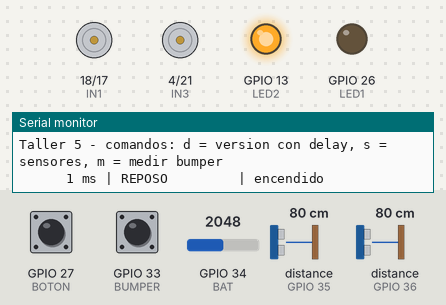
The sketch below on a simulated ESP32. Parts: motor-driver pin pairs drawn as motors (green arrow = first pin HIGH = forward, orange = second pin HIGH = backward, longer = more drive, scaled by the enable pin), output pins drawn as LEDs (lit = HIGH), the last lines printed to the serial monitor. Wiring (inferred from the names in the program): 2 × ultrasonic range finder: trigger GPIO 22, echo GPIO 36 / trigger GPIO 32, echo GPIO 35. Dashed ring = blinking. Inputs (shaded band) come from the test bench; at power-on: GPIO 27 (BOTON) HIGH, GPIO 33 (BUMPER) HIGH, GPIO 34 (BAT) = 2048, distance to the obstacle (sensors on GPIO 35, GPIO 36) 80 cm. The echo pulse lasts 58.3 µs per cm; pins used as bus, display or sensor lines are not drawn.

Above: at 1.2 s.
1.3 s: GPIO 27 (BOTON) pulled LOW for 0.15 s
At 2.1 s:
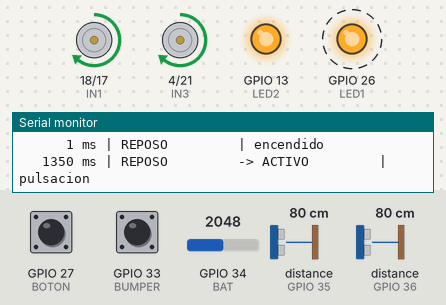
4.3 s: GPIO 33 (BUMPER) pulled LOW for 0.15 s
At 5.5 s:
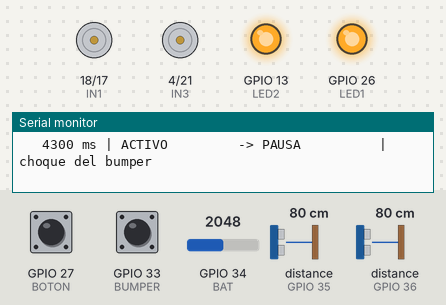
5.9 s: GPIO 34 (BAT) set to 2227
7.4 s: GPIO 34 (BAT) set to 2339
At 8.0 s:
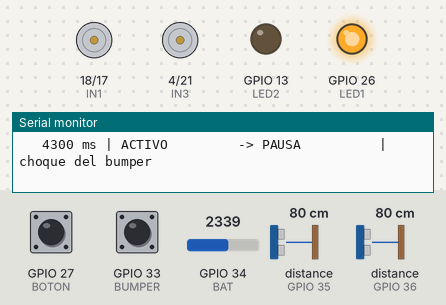
8.9 s: GPIO 27 (BOTON) pulled LOW for 1 s
At 10.3 s:
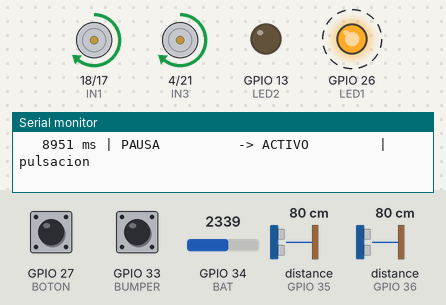
11.9 s: distance to the obstacle (sensor on GPIO 35) set to 21 cm
14.9 s: distance to the obstacle (sensor on GPIO 35) set to 17 cm
At 15.7 s:
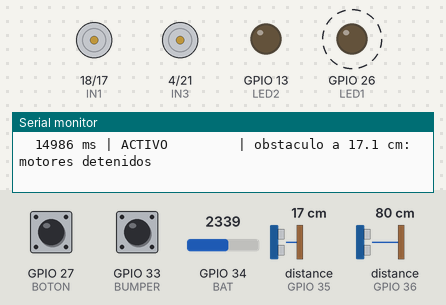
Timing chart, 0 to 18.9 s (numbered marks = the images above; inputs shaded):
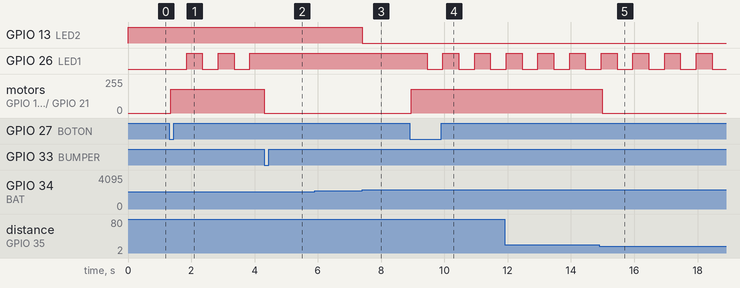

Measured:
- the behaviour switches between 2285 and 2286 on GPIO 34 (BAT) (found by bisection; images 2 and 3)
- the behaviour switches between 20 and 19 cm on distance to the obstacle (sensor on GPIO 35) (found by bisection; images 4 and 5)
- after the input at 1.3 s, GPIO 26 (LED1): alternates HIGH for 0.50 s and LOW for 0.50 s, starting after 0.55 s; motor on GPIO 18 (IN1) / GPIO 17 (IN2), motor on GPIO 4 (IN3) / GPIO 21 (IN4): stopped → forward 179/255 after 0.05 s
- after the input at 4.3 s, GPIO 26 (LED1): stops changing and stays HIGH; motor on GPIO 18 (IN1) / GPIO 17 (IN2), motor on GPIO 4 (IN3) / GPIO 21 (IN4): forward 179/255 → stopped at once
- after the input at 5.9 s, every drawn part: stays the same
- after the input at 7.4 s, GPIO 13 (LED2): HIGH → LOW at once
- after the input at 8.9 s, GPIO 26 (LED1): alternates HIGH for 0.50 s and LOW for 0.50 s, starting after 0.55 s; motor on GPIO 18 (IN1) / GPIO 17 (IN2), motor on GPIO 4 (IN3) / GPIO 21 (IN4): stopped → forward 179/255 after 0.05 s
- after the input at 14.9 s, motor on GPIO 18 (IN1) / GPIO 17 (IN2), motor on GPIO 4 (IN3) / GPIO 21 (IN4): forward 179/255 → stopped after 0.09 s

The sketch:

T5_Maquina_estados.ino
```cpp
// Taller 5 - Coordinacion de entradas y salidas (ESP32, arduino-esp32 3.x)
// Maquina de estados sin delay(): REPOSO, ACTIVO, PAUSA y ALERTA_BATERIA.
// El potenciometro representa la bateria, el pulsador es el boton de arranque y los
// LED son los indicadores. Integra los ultrasonicos (Taller 4), los motores (Taller 3)
// y el bumper por interrupcion.
// Comandos por el monitor serie:
//   d -> alterna la version con delay(200), solo para comparar (procedimiento 4)
//   s -> activa o desactiva los sensores y los motores (reto 5)
//   m -> compara la respuesta al bumper con sondeo y con interrupcion (reto 7)

// ---------------- pines ----------------
const int BOTON = 27, BUMPER = 33;               // entradas con pull-up interna
const int BAT = 34;                              // potenciometro que representa la bateria
const int LED1 = 26, LED2 = 13;                  // LED 1: estado, LED 2: bateria
const int TRIG_F = 32, ECHO_F = 35, TRIG_L = 22, ECHO_L = 36;   // ultrasonicos
const int ENA = 19, IN1 = 18, IN2 = 17;          // motor izquierdo
const int ENB = 16, IN3 = 4, IN4 = 21;           // motor derecho
const int PRUEBA = 23;                           // unido al bumper: simula choques (reto 7)

// ---------------- parametros ----------------
const int ADC_AVISO = 2286;                      // aviso del reto 6 del Taller 2: enciende el LED 2
const int ADC_CORTE = 1000;                      // por debajo: entra a ALERTA_BATERIA
const int ADC_SALIDA = 1200;                     // por encima: sale de ALERTA_BATERIA (histeresis)
const unsigned long T_PARPADEO = 500;            // 500 ms encendido + 500 ms apagado = 1 Hz
const unsigned long T_REBOTE = 50;               // ms que el pulsador debe estar estable
const unsigned long T_SENSOR = 60;               // ms entre disparos de los ultrasonicos
const unsigned long TIMEOUT_ECO = 12000;         // us: espera maxima del eco (~2 m)
const float D_PARAR = 20.0, D_SEGUIR = 25.0;     // cm: se detiene y vuelve a avanzar
const int VEL = 180;                             // ciclo util de avance (0 a 255)

enum Estado { REPOSO, ACTIVO, PAUSA, ALERTA_BATERIA };
const char* NOMBRE[] = {"REPOSO", "ACTIVO", "PAUSA", "ALERTA_BATERIA"};
Estado estado = REPOSO;

// ---------------- variables ----------------
volatile bool choque = false;                    // la escribe la interrupcion del bumper
volatile bool sondeoPendiente = false;           // el sondeo aun no ha visto el ultimo choque
volatile unsigned long tChoque = 0;              // micros() en el instante del choque

int adcBat = 4095;
float distF = 999, distL = 999;
bool obstaculo = false, sensores = true, conDelay = false, led1 = false;
unsigned long tParpadeo = 0, tSensor = 0;
bool turnoFrontal = true;
char txt[48];

// medicion del tiempo de ciclo (procedimiento 4)
unsigned long tLoopAnterior = 0, peorCiclo = 0, tVentana = 0;

// comparacion sondeo contra interrupcion (reto 7)
const int N_PRUEBAS = 20;                        // choques simulados por medicion
bool midiendo = false, lineaAbajo = false;
int pruebasHechas = 0, vistosSondeo = 0;
unsigned long tPrueba = 0, peorSondeo = 0, sumaSondeo = 0;

// ---------------- interrupcion ----------------
void IRAM_ATTR isrBumper() {                     // corta: solo guarda el instante y avisa
  if (!choque) { tChoque = micros(); choque = true; sondeoPendiente = true; }
}

// ---------------- registro de transiciones ----------------
void registrar(const char* evento) {
  Serial.printf("%7lu ms | %-14s | %s\n", millis(), NOMBRE[estado], evento);
}
void cambiar(Estado nuevo, const char* evento) {
  Serial.printf("%7lu ms | %-14s -> %-14s | %s\n", millis(), NOMBRE[estado], NOMBRE[nuevo], evento);
  estado = nuevo;
  tParpadeo = millis();
}

// ---------------- actuadores ----------------
void motores(int duty) {                         // duty > 0 avanza, 0 detiene
  digitalWrite(IN1, duty > 0); digitalWrite(IN2, LOW);
  digitalWrite(IN3, duty > 0); digitalWrite(IN4, LOW);
  ledcWrite(ENA, duty); ledcWrite(ENB, duty);
}

// ---------------- entradas ----------------
// antirrebote sin bloqueo: devuelve true una sola vez por pulsacion
bool leerPulsacion() {
  static int estable = HIGH, anterior = HIGH;
  static unsigned long tCambio = 0;
  int lectura = digitalRead(BOTON);
  if (lectura != anterior) { anterior = lectura; tCambio = millis(); }
  if (millis() - tCambio >= T_REBOTE && lectura != estable) {
    estable = lectura;
    if (estable == LOW) return true;             // pulsacion validada
  }
  return false;
}

float medir(int trig, int echo) {
  digitalWrite(trig, LOW);  delayMicroseconds(2);
  digitalWrite(trig, HIGH); delayMicroseconds(10);
  digitalWrite(trig, LOW);
  unsigned long t = pulseIn(echo, HIGH, TIMEOUT_ECO);
  if (t == 0) return 999;                        // sin eco: nada al frente
  return t / 58.0;
}

// los dos ultrasonicos se disparan por turnos cada 60 ms (Taller 4, reto 4)
void leerSensores() {
  if (!sensores || millis() - tSensor < T_SENSOR) return;
  tSensor = millis();
  if (turnoFrontal) distF = medir(TRIG_F, ECHO_F);
  else              distL = medir(TRIG_L, ECHO_L);
  turnoFrontal = !turnoFrontal;
}

// ---------------- comandos por serie ----------------
void comandos() {
  if (!Serial.available()) return;
  char c = Serial.read();
  if (c == 'd') {
    conDelay = !conDelay;
    peorCiclo = 0; tVentana = millis();
    Serial.printf("Version con delay(200): %s\n", conDelay ? "SI" : "NO");
  } else if (c == 's') {
    sensores = !sensores;
    peorCiclo = 0; tVentana = millis();
    Serial.printf("Sensores y motores: %s\n", sensores ? "ACTIVADOS" : "DESACTIVADOS");
  } else if (c == 'm') {
    midiendo = true; lineaAbajo = false; sondeoPendiente = false;
    pruebasHechas = 0; vistosSondeo = 0; peorSondeo = 0; sumaSondeo = 0; tPrueba = millis();
  }
}

// ---------------- reto 7: sondeo contra interrupcion ----------------
// La interrupcion guarda el instante exacto del choque. El sondeo revisa el pin una vez
// por vuelta del loop; la diferencia entre los dos es lo que tarda el sondeo en enterarse.
void reto7() {
  if (!midiendo) return;
  if (sondeoPendiente && digitalRead(BUMPER) == LOW) {       // sondeo: una lectura por vuelta
    sondeoPendiente = false;
    unsigned long retraso = micros() - tChoque;
    sumaSondeo += retraso; vistosSondeo++;
    if (retraso > peorSondeo) peorSondeo = retraso;
  }
  unsigned long t = millis();
  if (!lineaAbajo && t - tPrueba >= 150) {                   // nuevo choque simulado
    if (pruebasHechas == N_PRUEBAS) {
      Serial.printf("%7lu ms | reto 7 | %d choques, sensores: %s\n",
                    millis(), N_PRUEBAS, sensores ? "SI" : "NO");
      Serial.printf("          interrupcion: registra el choque en el instante del flanco\n");
      Serial.printf("          sondeo: lo ve %lu us despues en promedio y %lu us en el peor caso\n",
                    sumaSondeo / max(vistosSondeo, 1), peorSondeo);
      midiendo = false;
      return;
    }
    pinMode(PRUEBA, OUTPUT); digitalWrite(PRUEBA, LOW);      // baja la linea del bumper
    lineaAbajo = true; tPrueba = t; pruebasHechas++;
  } else if (lineaAbajo && t - tPrueba >= 100) {             // la suelta a los 100 ms
    pinMode(PRUEBA, INPUT);
    lineaAbajo = false; tPrueba = t;
  }
}

// ---------------- programa principal ----------------
void setup() {
  Serial.begin(115200);
  pinMode(BOTON, INPUT_PULLUP);
  pinMode(BUMPER, INPUT_PULLUP);
  pinMode(PRUEBA, INPUT);                        // alta impedancia: no afecta al bumper
  pinMode(LED1, OUTPUT); pinMode(LED2, OUTPUT);
  pinMode(TRIG_F, OUTPUT); pinMode(TRIG_L, OUTPUT);
  pinMode(ECHO_F, INPUT);  pinMode(ECHO_L, INPUT);
  pinMode(IN1, OUTPUT); pinMode(IN2, OUTPUT); pinMode(IN3, OUTPUT); pinMode(IN4, OUTPUT);
  ledcAttach(ENA, 20000, 8);
  ledcAttach(ENB, 20000, 8);
  motores(0);
  attachInterrupt(digitalPinToInterrupt(BUMPER), isrBumper, FALLING);
  Serial.println("Taller 5 - comandos: d = version con delay, s = sensores, m = medir bumper");
  registrar("encendido");
  tVentana = millis();
}

void loop() {
  // procedimiento 4: tiempo entre dos vueltas del loop y peor caso en 30 s
  unsigned long ahoraUs = micros();
  unsigned long ciclo = ahoraUs - tLoopAnterior;
  if (tLoopAnterior != 0 && ciclo > peorCiclo) peorCiclo = ciclo;
  tLoopAnterior = ahoraUs;
  if (millis() - tVentana >= 30000) {
    Serial.printf("%7lu ms | peor ciclo del loop en 30 s: %lu us (delay: %s, sensores: %s)\n",
                  millis(), peorCiclo, conDelay ? "SI" : "NO", sensores ? "SI" : "NO");
    peorCiclo = 0; tVentana = millis();
  }

  reto7();                                       // solo actua despues del comando m

  // 1) prioridad: bateria, evaluada antes que cualquier otro evento (reto 3)
  adcBat = analogRead(BAT);
  if (estado != ALERTA_BATERIA && adcBat < ADC_CORTE) {
    motores(0);
    snprintf(txt, sizeof txt, "bateria baja: %d cuentas", adcBat);
    cambiar(ALERTA_BATERIA, txt);
  } else if (estado == ALERTA_BATERIA && adcBat > ADC_SALIDA) {   // histeresis (reto 4)
    snprintf(txt, sizeof txt, "bateria recuperada: %d cuentas", adcBat);
    cambiar(REPOSO, txt);
  }

  // 2) bumper atendido por interrupcion (reto 6)
  if (choque) {
    choque = false;
    if (!midiendo) {                             // los choques simulados del reto 7 no cuentan
      if (estado == ACTIVO) { motores(0); cambiar(PAUSA, "choque del bumper"); }
      else registrar("choque del bumper");
    }
  }

  // 3) pulsador con antirrebote (reto 2)
  if (leerPulsacion()) {
    if (estado == REPOSO)      cambiar(ACTIVO, "pulsacion");
    else if (estado == ACTIVO) cambiar(PAUSA, "pulsacion");
    else if (estado == PAUSA)  cambiar(ACTIVO, "pulsacion");
    else registrar("pulsacion ignorada: bateria baja");   // el pulsador no saca de la alerta
  }

  // 4) sensores y motores (reto 5): un obstaculo detiene los motores, el LED sigue
  leerSensores();
  if (estado == ACTIVO && sensores) {
    float d = min(distF, distL);
    if (!obstaculo && d < D_PARAR) {
      obstaculo = true;
      snprintf(txt, sizeof txt, "obstaculo a %.1f cm: motores detenidos", d);
      registrar(txt);
    } else if (obstaculo && d > D_SEGUIR) {
      obstaculo = false;
      registrar("camino libre: motores en marcha");
    }
    motores(obstaculo ? 0 : VEL);
  } else {
    motores(0);
  }

  // 5) salidas de cada estado
  switch (estado) {
    case REPOSO:         digitalWrite(LED1, LOW);  break;
    case PAUSA:          digitalWrite(LED1, HIGH); break;
    case ALERTA_BATERIA: digitalWrite(LED1, LOW);  break;
    case ACTIVO:                                  // parpadeo a 1 Hz con millis()
      if (millis() - tParpadeo >= T_PARPADEO) {
        tParpadeo = millis();
        led1 = !led1;
        digitalWrite(LED1, led1);
      }
      break;
  }
  digitalWrite(LED2, estado == ALERTA_BATERIA || adcBat < ADC_AVISO);

  comandos();
  if (conDelay) delay(200);                      // solo para la comparacion del procedimiento 4
}
```
